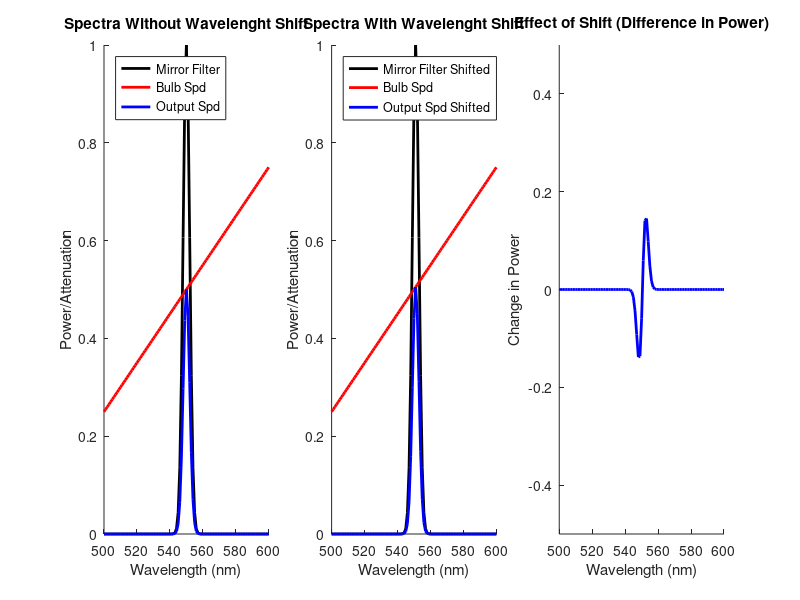

Recreate this plot in MATLAB.
function olLightShiftTutorial
% olLightShiftTutorial
%
% Explore effects of a shift of light on the DMD on OL light output, as
% my intuitions aren't quite good enough.
%
% 6/3/16  dhb  Wrote it.

%% Clear and close
clear; close all;

%% The mirrors pick off a Gaussian funciton of wavelength.
%
% Define that Gaussian
wls = 500:1:600;
centerWl = 550;
wlWidth = 2;
mirrorFilter = normpdf(wls,centerWl,wlWidth);
mirrorFilter = mirrorFilter/max(mirrorFilter);

%% Filter if light shifts on the DMD chip
%
% If the bulb shifts on the DMD ship, that's
% like moving the center wavelength of the filter.
% Model that.
wlShift = 1;
mirrorFilterShift = normpdf(wls,centerWl+wlShift,wlWidth);
mirrorFilterShift = mirrorFilterShift/max(mirrorFilterShift);

%% Model the bulb spectrum
% 
% Over a small part of the spectrum, the bulb is a lot
% like a linear ramp, so we'll just model it as a line
% with a slope
bulbSpdMeanPower = 0.5;
bulbSpdSlope = 0.005;
bulbSpd = bulbSpdMeanPower + (wls-centerWl)*bulbSpdSlope;

%% Compute the measured spd
theSpd = bulbSpd.*mirrorFilter;
theSpdShift = bulbSpd.*mirrorFilterShift;
theSpdDiff = theSpdShift-theSpd;

%% Plot it all up
figure; clf;
set(gcf,'Position',[150 740 1400 600]);

% No shift
subplot(1,3,1); hold on
plot(wls,mirrorFilter,'k','LineWidth',2);
plot(wls,bulbSpd,'r','LineWidth',2);
plot(wls,theSpd,'b','LineWidth',2);
xlabel('Wavelength (nm)');
ylabel('Power/Attenuation');
title('Spectra Without Wavelenght Shift');
ylim([0 1]);
legend({'Mirror Filter', 'Bulb Spd', 'Output Spd'},'Location','NorthWest');

% With shift
subplot(1,3,2); hold on
plot(wls,mirrorFilterShift,'k','LineWidth',2);
plot(wls,bulbSpd,'r','LineWidth',2);
plot(wls,theSpdShift,'b','LineWidth',2);
xlabel('Wavelength (nm)');
ylabel('Power/Attenuation');
ylim([0 1]);
title('Spectra With Wavelenght Shift');
legend({'Mirror Filter Shifted', 'Bulb Spd', 'Output Spd Shifted'},'Location','NorthWest');

% Difference
subplot(1,3,3); hold on;
plot(wls,theSpdDiff,'b','LineWidth',2);
xlabel('Wavelength (nm)');
ylabel('Change in Power');
ylim([-0.5 0.5]);
title('Effect of Shift (Difference in Power)');
end
